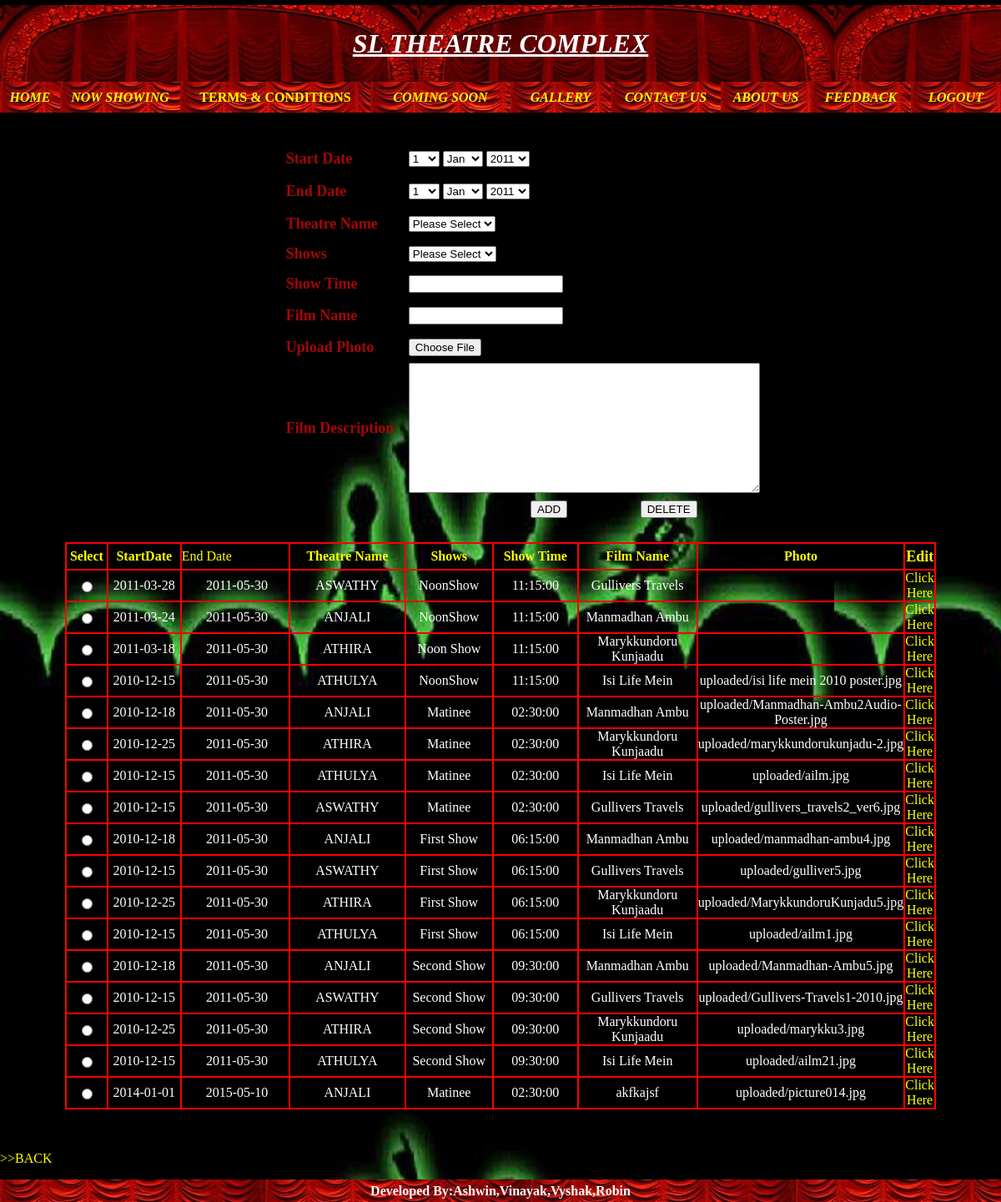
The app's page /Theatre_show.php with its own data.
### tables this page shows
CREATE TABLE IF NOT EXISTS `theatre_shows` (
  `showid` bigint(25) NOT NULL AUTO_INCREMENT,
  `Date` date NOT NULL,
  `Theatre_name` varchar(35) NOT NULL,
  `Shows` varchar(25) NOT NULL,
  `showtime` time NOT NULL,
  `Film_name` varchar(50) NOT NULL,
  `Photo` varchar(100) NOT NULL,
  `Film_Description` text NOT NULL,
  `enddate` date NOT NULL,
  PRIMARY KEY (`showid`)
);

### Theatre_show.php (the view, shortened to what this page needs)
<!DOCTYPE html PUBLIC "-//W3C//DTD XHTML 1.0 Transitional//EN" "http://www.w3.org/TR/xhtml1/DTD/xhtml1-transitional.dtd">
<html xmlns="http://www.w3.org/1999/xhtml">
<head>
</head>
<body>
<form name="form1" method="post" action="" enctype="multipart/form-data">
<div id="Layer1">
  <table width="100%" height="92" border="0" cellpadding="0" cellspacing="0">
    <tr>
      <td background="pic/curtains08-02-22.jpg" bgcolor="#E0DFE3"><div align="center" class="style1">
        <div align="center" class="style3 style8"><ins>SL THEATRE COMPLEX </ins></div>
      </div></td>
    </tr>
  </table>
  <table width="100%" height="37" border="0" cellpadding="0" cellspacing="0">
    <tr>
      <td width="6%" height="37" background="pic/CURTAIN.JPG" bgcolor="#E0DFE3"><div align="center" class="style2"><a href="admin_mainpage.php">HOME</a></div></td>
      <td width="12%" background="pic/CURTAIN.JPG" bgcolor="#E0DFE3"><div align="center" class="style6"><a href="nowshowing_admin.php">NOW SHOWING </a></div></td>
      <td width="19%" background="pic/CURTAIN.JPG" bgcolor="#E0DFE3"><div align="center"><a href="terms and conditions_admin.php"><strong>TERMS &amp; CONDITIONS </strong></a></div></td>
      <td width="14%" background="pic/CURTAIN.JPG" bgcolor="#E0DFE3"><div align="center" class="style6"><a href="comingsoon_admin.php">COMING SOON </a></div></td>
      <td width="10%" background="pic/CURTAIN.JPG" bgcolor="#E0DFE3"><div align="center" class="style6"><a href="gallery_admin.php">GALLERY</a><a href="ECoupon.php"></a></div></td>
      <td width="11%" background="pic/CURTAIN.JPG" bgcolor="#E0DFE3"><div align="center" class="style6"><a href="gallery.php"></a><a href="contactus_admin.php">CONTACT US</a></div></td>
      <td width="9%" background="pic/CURTAIN.JPG" bgcolor="#E0DFE3"><div align="center" class="style6"><a href="contactus.php"></a> <a href="aboutus_admin.php">ABOUT US</a></div></td>
      <td width="10%" background="pic/CURTAIN.JPG" bgcolor="#E0DFE3"><div align="center" class="style6"><a href="aboutus.php"></a> <a href="feedback_admin.php" class="style21">FEEDBACK</a></div></td>
      <td width="9%" background="pic/CURTAIN.JPG" bgcolor="#E0DFE3"><div align="center" class="style22"><a href="admin.php">LOGOUT</a></div></td>
    </tr>
  </table>
  <table width="100%" height="279" border="0" cellpadding="0" cellspacing="0">
    <tr>
      <td width="47">&nbsp;</td>
      <td width="47">&nbsp;</td>
      <td width="239">&nbsp;</td>
      <td width="143">&nbsp;</td>
      <td colspan="2">&nbsp;</td>
      <td width="81">&nbsp;</td>
      <td width="47">&nbsp;</td>
      <td width="47">&nbsp;</td>
      <td width="47">&nbsp;</td>
      <td width="47">&nbsp;</td>
    </tr>
    <tr>
      <td>&nbsp;</td>
      <td>&nbsp;</td>
      <td>&nbsp;</td>
      <td>&nbsp;</td>
      <td colspan="2">&nbsp;</td>
      <td>&nbsp;</td>
      <td>&nbsp;</td>
      <td>&nbsp;</td>
      <td>&nbsp;</td>
      <td>&nbsp;</td>
    </tr>
    <tr>
      <td height="39">&nbsp;</td>
      <td>&nbsp;</td>
      <td>&nbsp;</td>
      <td><span class="style15">Start Date</span></td>
      <td colspan="2"><select name="date" id="date">
	  <?php
          $i=01;
		  while($i<=31)
		  {
		  echo "<option value=$i>$i</option>";
		  $i++;
		  }
		  ?>
      </select>
        <select name="month" id="month">
		<option value="1">Jan</option>
		</select>
        <select name="year" id="year">
		<?php
		$j=2011;
		while($j<=2050)
		{
		echo "<br>";
		echo "<option value=$j>$j</option>";
		$j++;
		}
		?>
          </select></td>
      <td>&nbsp;</td>
      <td>&nbsp;</td>
      <td>&nbsp;</td>
      <td>&nbsp;</td>
      <td>&nbsp;</td>
    </tr>
	<tr>
      <td height="39">&nbsp;</td>
      <td>&nbsp;</td>
      <td>&nbsp;</td>
      <td><span class="style15">End Date</span></td>
      <td colspan="2"><select name="date1" id="date">
	  <?php
          $i=01;
		  while($i<=31)
		  {
		  echo "<option value=$i>$i</option>";
		  $i++;
		  }
		  ?>
      </select>
        <select name="month1" id="month">
		<option value="1">Jan</option>
		</select>
        <select name="year1" id="year">
		<?php
		$j=2011;
		while($j<=2050)
		{
		echo "<br>";
		echo "<option value=$j>$j</option>";
		$j++;
		}
		?>
          </select></td>
      <td>&nbsp;</td>
      <td>&nbsp;</td>
      <td>&nbsp;</td>
      <td>&nbsp;</td>
      <td>&nbsp;</td>
    </tr>
    <tr>
      <td height="39">&nbsp;</td>
      <td>&nbsp;</td>
      <td>&nbsp;</td>
      <td><span class="style15">Theatre Name </span></td>
      <td colspan="2"><select name="tname">
	   <option value="0">Please Select</option>
      </select>      </td>
      <td>&nbsp;</td>
      <td>&nbsp;</td>
      <td>&nbsp;</td>
      <td>&nbsp;</td>
      <td>&nbsp;</td>
    </tr>
    <tr>
      <td height="33">&nbsp;</td>
      <td>&nbsp;</td>
      <td>&nbsp;</td>
      <td><span class="style15">Shows</span></td>
      <td colspan="2"><select name="shows" onchange="f1();">
	   <option value="0">Please Select</option>
        </select>        </td>
      <td>&nbsp;</td>
      <td>&nbsp;</td>
      <td>&nbsp;</td>
      <td>&nbsp;</td>
      <td>&nbsp;</td>
    </tr>
    <tr>
      <td height="38">&nbsp;</td>
      <td>&nbsp;</td>
      <td>&nbsp;</td>
      <td><span class="style15">Show Time </span></td>
      <td colspan="2"><input type="text" name="stime" readonly/></td>
      <td>&nbsp;</td>
      <td>&nbsp;</td>
      <td>&nbsp;</td>
      <td>&nbsp;</td>
      <td>&nbsp;</td>
    </tr>
    <tr>
      <td height="38">&nbsp;</td>
      <td>&nbsp;</td>
      <td>&nbsp;</td>
      <td><span class="style15">Film Name </span></td>
      <td colspan="2"><input type="text" name="filmname" /></td>
      <td>&nbsp;</td>
      <td>&nbsp;</td>
      <td>&nbsp;</td>
      <td>&nbsp;</td>
      <td>&nbsp;</td>
    </tr>
    <tr>
      <td height="38">&nbsp;</td>
      <td>&nbsp;</td>
      <td>&nbsp;</td>
      <td><span class="style27 style14 style20"><strong>Upload Photo</strong></span></td>
      <td colspan="2"><input type="file" name="file2" /></td>
      <td>&nbsp;</td>
      <td>&nbsp;</td>
      <td>&nbsp;</td>
      <td>&nbsp;</td>
      <td>&nbsp;</td>
    </tr>
    <tr>
      <td height="38">&nbsp;</td>
      <td>&nbsp;</td>
      <td>&nbsp;</td>
      <td><span class="style15">Film Description </span></td>
      <td colspan="2"><textarea name="Film_description" cols="50" rows="10" id="Film_description"></textarea></td>
      <td>&nbsp;</td>
      <td>&nbsp;</td>
      <td>&nbsp;</td>
      <td>&nbsp;</td>
      <td>&nbsp;</td>
    </tr>
    <tr>
      <td height="38">&nbsp;</td>
      <td>&nbsp;</td>
      <td>&nbsp;</td>
      <td>
        <div align="right"></div></td><td width="94">
        <div align="right">
          <input type="button" name="Submit" value="ADD" onclick="add1();" />
        </div></td><td width="120"><div align="center">
          <input type="submit" name="Submit2" value="DELETE" onclick="del1();" />
        </div></td>
      <td>&nbsp;</td>
      <td>&nbsp;</td>
      <td>&nbsp;</td>
      <td>&nbsp;</td>
      <td>&nbsp;</td>
    </tr>
    <tr>
      <td height="21">&nbsp;</td>
      <td>&nbsp;</td>
      <td>&nbsp;</td>
      <td>&nbsp;</td>
      <td colspan="2">&nbsp;</td>
      <td>&nbsp;</td>
      <td>&nbsp;</td>
      <td>&nbsp;</td>
      <td>&nbsp;</td>
      <td>&nbsp;</td>
    </tr>
  </table>
  <?php
$con=mysql_connect("localhost","root","");
    $qry="select *from Theatre_shows ";
    $res=mysql_query($qry,$con);
	?>
  <table width="87%" border="1" align="center" cellpadding="0" cellspacing="0" bordercolor="#FF0000">
    <tr>
      <td width="5%" height="30"><div align="center" class="style18">Select</div></td>
      <td width="9%"><div align="center" class="style18">StartDate</div></td>
      <td width="15%"><span class="style23">End Date </span></td>
      <td width="15%"><div align="center" class="style18">Theatre Name </div></td>
      <td width="11%"><div align="center" class="style18">Shows</div></td>
      <td width="11%"><div align="center" class="style18">Show Time </div></td>
      <td width="15%"><div align="center" class="style18">Film Name </div></td>
      <td width="17%"><div align="center" class="style18">Photo</div></td>
      <td width="17%"><div align="center" class="style19">Edit</div></td>
    </tr>
	 <?php while($row=mysql_fetch_array($res))
	{ ?>
    <tr>
      <td height="34"><div align="center" class="style8">
          <input name="rid" type="radio" value="<?php echo $row['showid'];?>" />
        </div></td>
      <td><div align="center" class="style8"><?php echo $row['Date'];?></div></td>
      <td><div align="center" class="style8">&nbsp;<?php echo $row['enddate'];?></div></td>
      <td><div align="center" class="style8"><?php echo $row['Theatre_name'];?></div></td>
      <td><div align="center" class="style8"><?php echo $row['Shows'];?></div></td>
      <td><div align="center" class="style8"><?php echo $row['showtime'];?></div></td>
      <td><div align="center" class="style8"><?php echo $row['Film_name'];?></div></td>
      <td><div align="center" class="style8"><?php echo $row['Photo'];?></div></td>
      <td><div align="center"><a href="Edittheatre_show.php?editid=<?php echo $row['showid'];?>">Click Here </a></div></td>
    </tr>
	 <?php
	}
	?>
  </table>
  <p>&nbsp;</p>
  <p><a href="admin_mainpage.php">&gt;&gt;BACK</a></p>
  <table width="100%" height="27" border="0" cellpadding="0" cellspacing="0" background="pic/CURTAIN.JPG">
    <tr>
      <td><div align="center"><span class="style7">Developed By:Ashwin,Vinayak,Vyshak,Robin </span></div></td>
    </tr>
  </table>
</div>
</form>
</body>
</html>

### Theatre_show.php (style rules this page uses)
.style1 { font-size: xx-large; font-weight: bold; font-style: italic; color: #9966FF; }
.style3 { color: #FFFFFF; font-family: Georgia, "Times New Roman", Times, serif; }
.style6 { color: #FFFF00; font-weight: bold; font-style: italic; }
a:link { color: #FFFF00; text-decoration: none; }
body { background-image: url(pic/nowshowings.JPG); }
.style7 { color: #FFFFFF; font-weight: bold; }
.style8 { color: #FFFFFF }
.style15 { color: #A30708; font-weight: bold; font-size: 18px; }
.style2 { color: #FFFF66; font-style: italic; font-weight: bold; }
.style18 { color: #FFFF00; font-weight: bold; }
.style19 { color: #FFFF00; font-size: 18px; font-weight: bold; }
.style20 { font-size: 18px; color: #A30708; }
.style21 { font-family: "Times New Roman", Times, serif; font-style: italic; font-weight: bold; }
.style22 { color: #FFFF00; font-weight: bold; font-style: italic; font-family: "Times New Roman", Times, serif; }
.style23 { color: #FFFF00 }

### records on screen
theatre_shows: Date "2011-03-28", enddate "2011-05-30", Theatre_name "ASWATHY", Shows "NoonShow", showtime "11:15:00", Film_name "Gullivers Travels"
theatre_shows: Date "2011-03-24", enddate "2011-05-30", Theatre_name "ANJALI", Shows "NoonShow", showtime "11:15:00", Film_name "Manmadhan Ambu"
theatre_shows: Date "2011-03-18", enddate "2011-05-30", Theatre_name "ATHIRA", Shows "Noon Show", showtime "11:15:00", Film_name "Marykkundoru Kunjaadu"
theatre_shows: Date "2010-12-15", enddate "2011-05-30", Theatre_name "ATHULYA", Shows "NoonShow", showtime "11:15:00", Film_name "Isi Life Mein", Photo "uploaded/isi life mein 2010 poster.jpg"
theatre_shows: Date "2010-12-18", enddate "2011-05-30", Theatre_name "ANJALI", Shows "Matinee", showtime "02:30:00", Film_name "Manmadhan Ambu", Photo "uploaded/Manmadhan-Ambu2Audio-Poster.jpg"
theatre_shows: Date "2010-12-25", enddate "2011-05-30", Theatre_name "ATHIRA", Shows "Matinee", showtime "02:30:00", Film_name "Marykkundoru Kunjaadu", Photo "uploaded/marykkundorukunjadu-2.jpg"
theatre_shows: Date "2010-12-15", enddate "2011-05-30", Theatre_name "ATHULYA", Shows "Matinee", showtime "02:30:00", Film_name "Isi Life Mein", Photo "uploaded/ailm.jpg"
theatre_shows: Date "2010-12-15", enddate "2011-05-30", Theatre_name "ASWATHY", Shows "Matinee", showtime "02:30:00", Film_name "Gullivers Travels", Photo "uploaded/gullivers_travels2_ver6.jpg"
theatre_shows: Date "2010-12-18", enddate "2011-05-30", Theatre_name "ANJALI", Shows "First Show", showtime "06:15:00", Film_name "Manmadhan Ambu", Photo "uploaded/manmadhan-ambu4.jpg"
theatre_shows: Date "2010-12-15", enddate "2011-05-30", Theatre_name "ASWATHY", Shows "First Show", showtime "06:15:00", Film_name "Gullivers Travels", Photo "uploaded/gulliver5.jpg"
theatre_shows: Date "2010-12-25", enddate "2011-05-30", Theatre_name "ATHIRA", Shows "First Show", showtime "06:15:00", Film_name "Marykkundoru Kunjaadu", Photo "uploaded/MarykkundoruKunjadu5.jpg"
theatre_shows: Date "2010-12-15", enddate "2011-05-30", Theatre_name "ATHULYA", Shows "First Show", showtime "06:15:00", Film_name "Isi Life Mein", Photo "uploaded/ailm1.jpg"
theatre_shows: Date "2010-12-18", enddate "2011-05-30", Theatre_name "ANJALI", Shows "Second Show", showtime "09:30:00", Film_name "Manmadhan Ambu", Photo "uploaded/Manmadhan-Ambu5.jpg"
theatre_shows: Date "2010-12-15", enddate "2011-05-30", Theatre_name "ASWATHY", Shows "Second Show", showtime "09:30:00", Film_name "Gullivers Travels", Photo "uploaded/Gullivers-Travels1-2010.jpg"
theatre_shows: Date "2010-12-25", enddate "2011-05-30", Theatre_name "ATHIRA", Shows "Second Show", showtime "09:30:00", Film_name "Marykkundoru Kunjaadu", Photo "uploaded/marykku3.jpg"
theatre_shows: Date "2010-12-15", enddate "2011-05-30", Theatre_name "ATHULYA", Shows "Second Show", showtime "09:30:00", Film_name "Isi Life Mein", Photo "uploaded/ailm21.jpg"
theatre_shows: Date "2014-01-01", enddate "2015-05-10", Theatre_name "ANJALI", Shows "Matinee", showtime "02:30:00", Film_name "akfkajsf", Photo "uploaded/picture014.jpg"

### other values on screen
form field date "1"
form field year "2011"
form field date1 "1"
form field year1 "2011"
